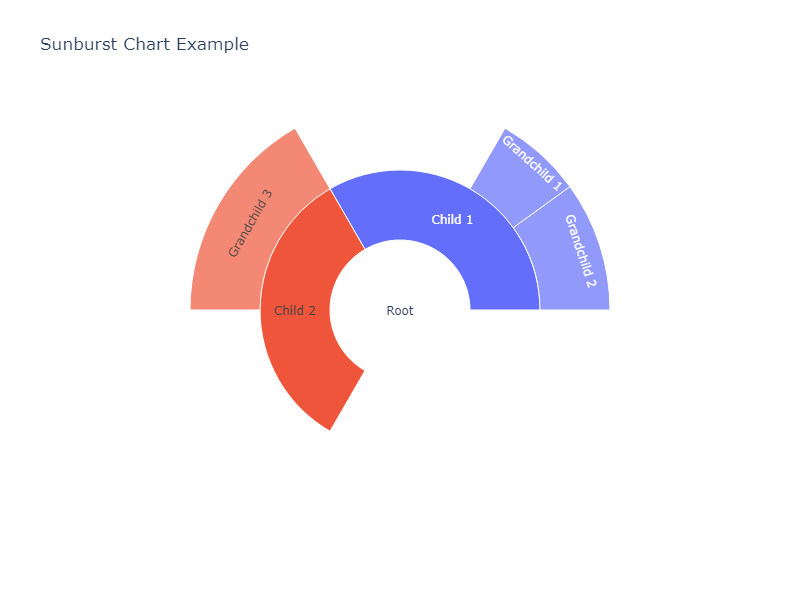

Here is the Python script that generated this plot:
# 파이썬 컴파일 경로가 달라서 현재 폴더의 이미지를 호출하지 못할때 작업디렉토리를 변경한다. 
import os
from pathlib import Path
# src 상위 폴더를 실행폴더로 지정하려고 한다.
###real_path = Path(__file__).parent.parent
real_path = Path(__file__).parent
print(real_path)
#작업 디렉토리 변경
os.chdir(real_path) 

"""
    Sunburst Chart는 계층적 데이터를 시각화하는 데 사용되는 원형 차트입니다. 
    데이터의 루트는 중앙에 있고, 
    계층적으로 데이터를 표현하며, 내부에서 외부로 확장됩니다. 
    각 섹션은 데이터를 크기별로 구분하여 보여줍니다.
"""

import plotly.express as px
from PIL import Image

# 계층적 데이터 정의
data = dict(
    labels=["Root", "Child 1", "Child 2", "Grandchild 1", "Grandchild 2", "Grandchild 3"],
    parents=["", "Root", "Root", "Child 1", "Child 1", "Child 2"],
    values=[10, 5, 5, 2, 3, 5]
)

# Sunburst Chart 생성
fig = px.sunburst(
    data,
    names='labels',
    parents='parents',
    values='values',
    title="Sunburst Chart Example"
)

# fig.show()

# Sunburst Chart를 이미지로 저장
image_path = "sunburst_chart_001.png"
fig.write_image(image_path, width=800, height=600)
print(f"Sunburst chart saved as '{image_path}'")

# 저장된 이미지 출력
image = Image.open(image_path)
image.show()  # 기본 이미지 뷰어로 열기
